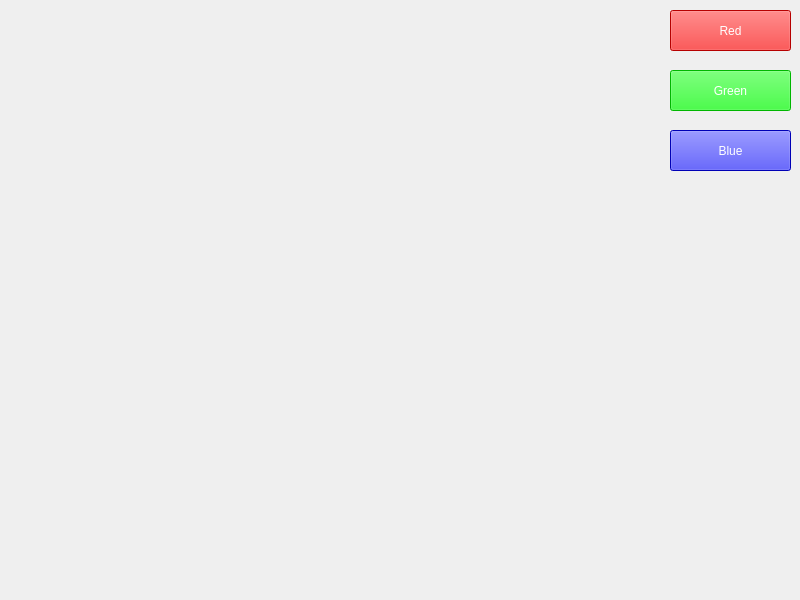
<?xml version="1.0" encoding="UTF-8"?>
<ui version="4.0">
 <class>Widget</class>
 <widget class="QWidget" name="Widget">
  <property name="geometry">
   <rect>
    <x>0</x>
    <y>0</y>
    <width>800</width>
    <height>600</height>
   </rect>
  </property>
  <property name="windowTitle">
   <string>Widget</string>
  </property>
  <widget class="QPushButton" name="pushButton_R">
   <property name="geometry">
    <rect>
     <x>670</x>
     <y>10</y>
     <width>121</width>
     <height>41</height>
    </rect>
   </property>
   <property name="styleSheet">
    <string notr="true">background-color: rgb(255, 0, 0);
color: rgb(255, 255, 255);</string>
   </property>
   <property name="text">
    <string>Red</string>
   </property>
  </widget>
  <widget class="QPushButton" name="pushButton_G">
   <property name="geometry">
    <rect>
     <x>670</x>
     <y>70</y>
     <width>121</width>
     <height>41</height>
    </rect>
   </property>
   <property name="styleSheet">
    <string notr="true">background-color: rgb(0, 255, 0);
color: rgb(255, 255, 255);</string>
   </property>
   <property name="text">
    <string>Green</string>
   </property>
  </widget>
  <widget class="QPushButton" name="pushButton_B">
   <property name="geometry">
    <rect>
     <x>670</x>
     <y>130</y>
     <width>121</width>
     <height>41</height>
    </rect>
   </property>
   <property name="styleSheet">
    <string notr="true">background-color: rgb(0, 0, 255);
color: rgb(255, 255, 255);</string>
   </property>
   <property name="text">
    <string>Blue</string>
   </property>
  </widget>
 </widget>
 <layoutdefault spacing="6" margin="11"/>
 <resources/>
 <connections/>
</ui>
